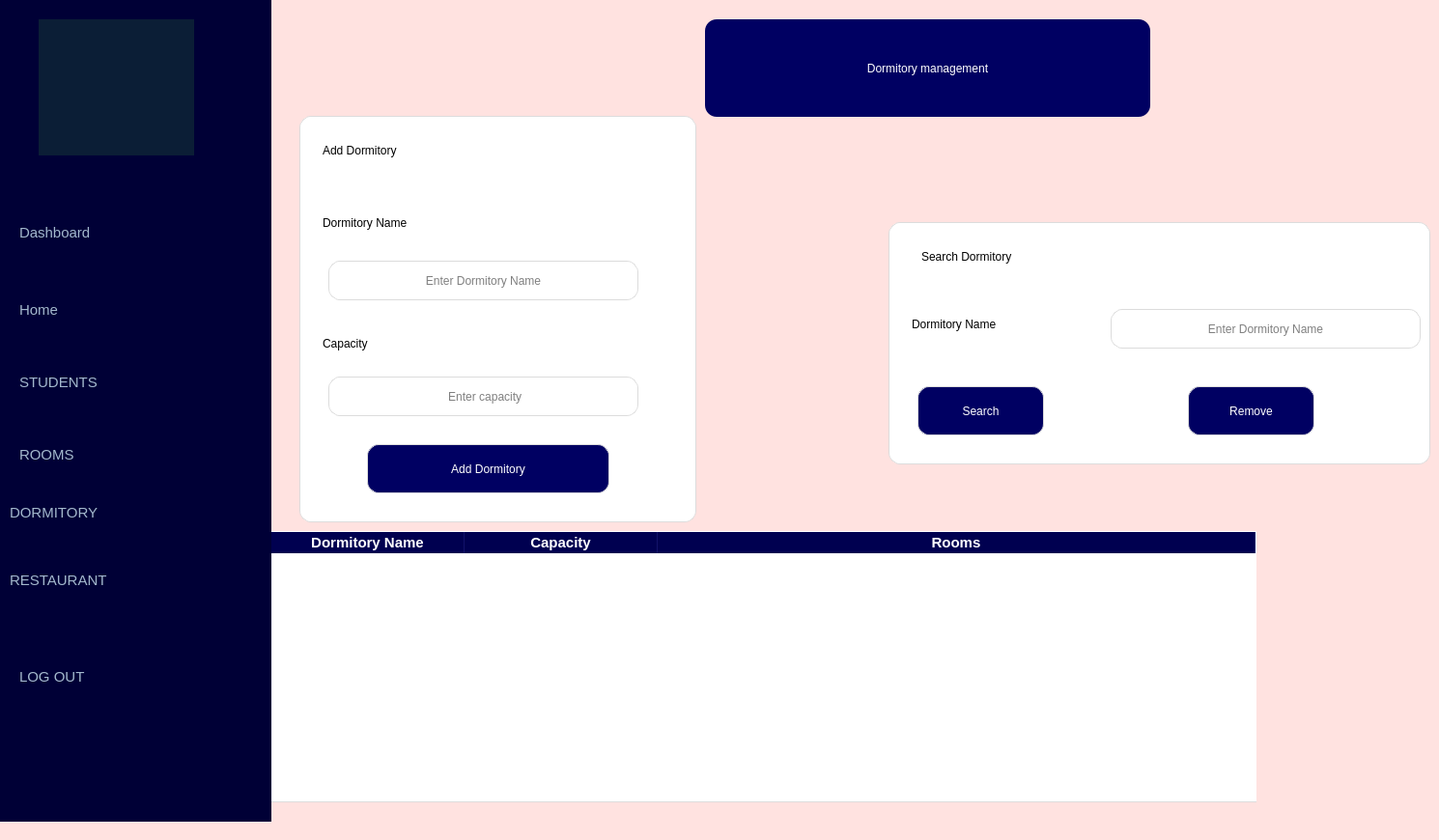
        <widget class="QWidget" name="student_3">
         <property name="styleSheet">
          <string notr="true">background-color: rgb(255, 226, 224);</string>
         </property>
         <widget class="QLabel" name="label_8">
          <property name="geometry">
           <rect>
            <x>730</x>
            <y>20</y>
            <width>461</width>
            <height>101</height>
           </rect>
          </property>
          <property name="styleSheet">
           <string notr="true">QLabel {
	font: 700 22pt &quot;Segoe UI&quot;;
	background-color: rgb(0, 0, 98);
    color: white;
    border-radius: 12px;
    padding: 10px;
    }</string>
          </property>
          <property name="text">
           <string>Dormitory management</string>
          </property>
          <property name="alignment">
           <set>Qt::AlignmentFlag::AlignCenter</set>
          </property>
         </widget>
         <widget class="QFrame" name="frame_7">
          <property name="geometry">
           <rect>
            <x>260</x>
            <y>550</y>
            <width>1041</width>
            <height>281</height>
           </rect>
          </property>
          <property name="styleSheet">
           <string notr="true">background-color: white;
border-radius: 12px;
border: 1px solid #dcdcdc;
padding: 10px;</string>
          </property>
          <property name="frameShape">
           <enum>QFrame::Shape::StyledPanel</enum>
          </property>
          <property name="frameShadow">
           <enum>QFrame::Shadow::Raised</enum>
          </property>
          <widget class="QTableWidget" name="dormitoryTable">
           <property name="geometry">
            <rect>
             <x>10</x>
             <y>-10</y>
             <width>1041</width>
             <height>291</height>
            </rect>
           </property>
           <property name="styleSheet">
            <string notr="true">QTableWidget {
    background-color: white;
    border: 1px solid #dcdcdc;
    border-radius: 10px;
    gridline-color: #e5e5e5;
    font-size: 14pt;
}
/* 1. Style the parent header container to remove ugly native margins/borders */
QHeaderView {
    background-color: #000050; /* Forces the whole background bar to be blue */
    border: none;
    margin: 0px;
    padding: 0px;
}

/* 2. Update your section style so it matches perfectly */
QHeaderView::section {
    background-color: #000050; 
    color: #ffffff !important;  
    font-weight: bold;
    font-size: 15px;
    qproperty-alignment: 'AlignCenter'; 
    border: none;
    /* Add a clean, very subtle line between columns so they don't blend blindly */
    border-right: 1px solid #12126a; 
    padding: 0px;
}

/* 3. Remove any gaps at the very top left/right corner of the table */
QTableWidget QTableCornerButton::section {
    background-color: #000050;
    border: none;
}</string>
           </property>
           <property name="rowCount">
            <number>0</number>
           </property>
           <property name="columnCount">
            <number>3</number>
           </property>
           <attribute name="horizontalHeaderVisible">
            <bool>true</bool>
           </attribute>
           <attribute name="horizontalHeaderCascadingSectionResizes">
            <bool>true</bool>
           </attribute>
           <attribute name="horizontalHeaderMinimumSectionSize">
            <number>200</number>
           </attribute>
           <attribute name="horizontalHeaderDefaultSectionSize">
            <number>200</number>
           </attribute>
           <attribute name="horizontalHeaderShowSortIndicator" stdset="0">
            <bool>true</bool>
           </attribute>
           <attribute name="horizontalHeaderStretchLastSection">
            <bool>true</bool>
           </attribute>
           <attribute name="verticalHeaderCascadingSectionResizes">
            <bool>true</bool>
           </attribute>
           <column>
            <property name="text">
             <string>Dormitory Name</string>
            </property>
           </column>
           <column>
            <property name="text">
             <string>Capacity</string>
            </property>
           </column>
           <column>
            <property name="text">
             <string>Rooms</string>
            </property>
           </column>
          </widget>
         </widget>
         <widget class="QFrame" name="sidebarFrame_6">
          <property name="geometry">
           <rect>
            <x>-40</x>
            <y>-10</y>
            <width>321</width>
            <height>861</height>
           </rect>
          </property>
          <property name="styleSheet">
           <string notr="true">#sidebarFrame_6 {
	background-color: rgb(0, 0, 54);
	
   
    border: none;
}
QPushButton {
    color: #ffffff;
    font-family: &quot;Segoe UI&quot;;
    font-size: 11pt;
    text-align: left;
    padding: 12px 20px;
    border: none;
    border-radius: 8px;
    background-color: transparent;
}
QPushButton:hover {
    background-color: #162e4e;
}
/* Active / Pressed State (like the Dashboard button in the image) */
QPushButton:checked, QPushButton:pressed {
    background-color: #123769;
    font-weight: bold;
}</string>
          </property>
          <property name="frameShape">
           <enum>QFrame::Shape::StyledPanel</enum>
          </property>
          <property name="frameShadow">
           <enum>QFrame::Shadow::Raised</enum>
          </property>
          <widget class="QPushButton" name="btn_dashboard_6">
           <property name="geometry">
            <rect>
             <x>40</x>
             <y>220</y>
             <width>291</width>
             <height>61</height>
            </rect>
           </property>
           <property name="styleSheet">
            <string notr="true">QPushButton {
    color: #a3b8cc;
    font-family: &quot;Segoe UI&quot;, sans-serif;
    font-size: 11pt;
    padding: 12px 20px;
    border: none;
    border-radius: 8px;
    background-color: transparent;
}

QPushButton:hover {
    color: #ffffff;
    background-color: #0c2343;
}

/* This rule handles the button that is currently clicked/active */
QPushButton:checked {
    color: #ffffff;
    font-weight: 600;
    background-color: #123769; /* The prominent blue selection color from the image */
}</string>
           </property>
           <property name="text">
            <string>Dashboard</string>
           </property>
           <property name="checkable">
            <bool>true</bool>
           </property>
           <property name="autoExclusive">
            <bool>true</bool>
           </property>
          </widget>
          <widget class="QPushButton" name="btn_room_6">
           <property name="geometry">
            <rect>
             <x>40</x>
             <y>450</y>
             <width>291</width>
             <height>61</height>
            </rect>
           </property>
           <property name="styleSheet">
            <string notr="true">QPushButton {
    color: #a3b8cc;
    font-family: &quot;Segoe UI&quot;, sans-serif;
    font-size: 11pt;
    padding: 12px 20px;
    border: none;
    border-radius: 8px;
    background-color: transparent;
}

QPushButton:hover {
    color: #ffffff;
    background-color: #0c2343;
}

/* This rule handles the button that is currently clicked/active */
QPushButton:checked {
    color: #ffffff;
    font-weight: 600;
    background-color: #123769; /* The prominent blue selection color from the image */
}</string>
           </property>
           <property name="text">
            <string>ROOMS</string>
           </property>
          </widget>
          <widget class="QPushButton" name="btn_dormitory_6">
           <property name="geometry">
            <rect>
             <x>30</x>
             <y>510</y>
             <width>291</width>
             <height>61</height>
            </rect>
           </property>
           <property name="styleSheet">
            <string notr="true">QPushButton {
    color: #a3b8cc;
    font-family: &quot;Segoe UI&quot;, sans-serif;
    font-size: 11pt;
    padding: 12px 20px;
    border: none;
    border-radius: 8px;
    background-color: transparent;
}

QPushButton:hover {
    color: #ffffff;
    background-color: #0c2343;
}

/* This rule handles the button that is currently clicked/active */
QPushButton:checked {
    color: #ffffff;
    font-weight: 600;
    background-color: #123769; /* The prominent blue selection color from the image */
}</string>
           </property>
           <property name="text">
            <string>DORMITORY</string>
           </property>
          </widget>
          <widget class="QPushButton" name="btn_restaurant_6">
           <property name="geometry">
            <rect>
             <x>30</x>
             <y>580</y>
             <width>291</width>
             <height>61</height>
            </rect>
           </property>
           <property name="styleSheet">
            <string notr="true">QPushButton {
    color: #a3b8cc;
    font-family: &quot;Segoe UI&quot;, sans-serif;
    font-size: 11pt;
    padding: 12px 20px;
    border: none;
    border-radius: 8px;
    background-color: transparent;
}

QPushButton:hover {
    color: #ffffff;
    background-color: #0c2343;
}

/* This rule handles the button that is currently clicked/active */
QPushButton:checked {
    color: #ffffff;
    font-weight: 600;
    background-color: #123769; /* The prominent blue selection color from the image */
}</string>
           </property>
           <property name="text">
            <string>RESTAURANT</string>
           </property>
          </widget>
          <widget class="QPushButton" name="btn_logout_6">
           <property name="geometry">
            <rect>
             <x>40</x>
             <y>680</y>
             <width>291</width>
             <height>61</height>
            </rect>
           </property>
           <property name="styleSheet">
            <string notr="true">QPushButton {
    color: #a3b8cc;
    font-family: &quot;Segoe UI&quot;, sans-serif;
    font-size: 11pt;
    padding: 12px 20px;
    border: none;
    border-radius: 8px;
    background-color: transparent;
}

QPushButton:hover {
    color: #ffffff;
    background-color: #0c2343;
}

/* This rule handles the button that is currently clicked/active */
QPushButton:checked {
    color: #ffffff;
    font-weight: 600;
    background-color: #123769; /* The prominent blue selection color from the image */
}</string>
           </property>
           <property name="text">
            <string>LOG OUT</string>
           </property>
          </widget>
          <widget class="QPushButton" name="pushButton_6">
           <property name="geometry">
            <rect>
             <x>40</x>
             <y>380</y>
             <width>271</width>
             <height>51</height>
            </rect>
           </property>
           <property name="styleSheet">
            <string notr="true">QPushButton {
    color: #a3b8cc;
    font-family: &quot;Segoe UI&quot;, sans-serif;
    font-size: 11pt;
    padding: 12px 20px;
    border: none;
    border-radius: 8px;
    background-color: transparent;
}

QPushButton:hover {
    color: #ffffff;
    background-color: #0c2343;
}

/* This rule handles the button that is currently clicked/active */
QPushButton:checked {
    color: #ffffff;
    font-weight: 600;
    background-color: #123769; /* The prominent blue selection color from the image */
}</string>
           </property>
           <property name="text">
            <string>STUDENTS</string>
           </property>
          </widget>
          <widget class="QLabel" name="label_14">
           <property name="geometry">
            <rect>
             <x>80</x>
             <y>30</y>
             <width>161</width>
             <height>141</height>
            </rect>
           </property>
           <property name="styleSheet">
            <string notr="true">background-color: #0b1e36;</string>
           </property>
           <property name="text">
            <string/>
           </property>
           <property name="pixmap">
            <pixmap resource="resources.qrc">:/images/.qtcreator/ChatGPT Image 20 juin 2026, 00_30_51.png</pixmap>
           </property>
          </widget>
          <widget class="QPushButton" name="btn_home1">
           <property name="geometry">
            <rect>
             <x>40</x>
             <y>300</y>
             <width>291</width>
             <height>61</height>
            </rect>
           </property>
           <property name="styleSheet">
            <string notr="true">QPushButton {
    color: #a3b8cc;
    font-family: &quot;Segoe UI&quot;, sans-serif;
    font-size: 11pt;
    padding: 12px 20px;
    border: none;
    border-radius: 8px;
    background-color: transparent;
}

QPushButton:hover {
    color: #ffffff;
    background-color: #0c2343;
}

/* This rule handles the button that is currently clicked/active */
QPushButton:checked {
    color: #ffffff;
    font-weight: 600;
    background-color: #123769; /* The prominent blue selection color from the image */
}</string>
           </property>
           <property name="text">
            <string>Home</string>
           </property>
           <property name="checkable">
            <bool>true</bool>
           </property>
           <property name="autoExclusive">
            <bool>true</bool>
           </property>
          </widget>
         </widget>
         <widget class="QFrame" name="frame_addstudent_6">
          <property name="geometry">
           <rect>
            <x>310</x>
            <y>120</y>
            <width>411</width>
            <height>421</height>
           </rect>
          </property>
          <property name="styleSheet">
           <string notr="true">background-color: white;
border-radius: 12px;
border: 1px solid #dcdcdc;
padding: 10px;</string>
          </property>
          <property name="frameShape">
           <enum>QFrame::Shape::StyledPanel</enum>
          </property>
          <property name="frameShadow">
           <enum>QFrame::Shadow::Raised</enum>
          </property>
          <widget class="QPushButton" name="btn_addDormitory">
           <property name="geometry">
            <rect>
             <x>70</x>
             <y>340</y>
             <width>251</width>
             <height>51</height>
            </rect>
           </property>
           <property name="styleSheet">
            <string notr="true">background-color: rgb(0, 0, 98);
font: 700 14pt &quot;Segoe UI&quot;;
color:white;</string>
           </property>
           <property name="text">
            <string>Add Dormitory</string>
           </property>
          </widget>
          <widget class="QLineEdit" name="lineEdit_dormitoryName">
           <property name="geometry">
            <rect>
             <x>30</x>
             <y>150</y>
             <width>321</width>
             <height>41</height>
            </rect>
           </property>
           <property name="styleSheet">
            <string notr="true"/>
           </property>
           <property name="text">
            <string/>
           </property>
           <property name="alignment">
            <set>Qt::AlignmentFlag::AlignCenter</set>
           </property>
           <property name="placeholderText">
            <string>Enter Dormitory Name</string>
           </property>
          </widget>
          <widget class="QLineEdit" name="lineEdit_dormitoryCapacity">
           <property name="geometry">
            <rect>
             <x>30</x>
             <y>270</y>
             <width>321</width>
             <height>41</height>
            </rect>
           </property>
           <property name="text">
            <string/>
           </property>
           <property name="alignment">
            <set>Qt::AlignmentFlag::AlignCenter</set>
           </property>
           <property name="placeholderText">
            <string> Enter capacity</string>
           </property>
          </widget>
          <widget class="QLabel" name="label_28">
           <property name="geometry">
            <rect>
             <x>10</x>
             <y>80</y>
             <width>221</width>
             <height>61</height>
            </rect>
           </property>
           <property name="styleSheet">
            <string notr="true">border-color: rgb(255, 255, 255);
font: 700 14pt &quot;Segoe UI&quot;;</string>
           </property>
           <property name="text">
            <string>Dormitory Name</string>
           </property>
          </widget>
          <widget class="QLabel" name="label_29">
           <property name="geometry">
            <rect>
             <x>10</x>
             <y>210</y>
             <width>191</width>
             <height>51</height>
            </rect>
           </property>
           <property name="styleSheet">
            <string notr="true">border-color: rgb(255, 255, 255);
font: 700 14pt &quot;Segoe UI&quot;;</string>
           </property>
           <property name="text">
            <string>Capacity</string>
           </property>
          </widget>
          <widget class="QLabel" name="label_30">
           <property name="geometry">
            <rect>
             <x>10</x>
             <y>10</y>
             <width>191</width>
             <height>51</height>
            </rect>
           </property>
           <property name="styleSheet">
            <string notr="true">border-color: rgb(255, 255, 255);
font: 350 14pt &quot;Segoe UI&quot;;</string>
           </property>
           <property name="text">
            <string>Add Dormitory</string>
           </property>
          </widget>
         </widget>
         <widget class="QFrame" name="frame_addstudent_7">
          <property name="geometry">
           <rect>
            <x>920</x>
            <y>230</y>
            <width>561</width>
            <height>251</height>
           </rect>
          </property>
          <property name="styleSheet">
           <string notr="true">background-color: white;
border-radius: 12px;
border: 1px solid #dcdcdc;
padding: 10px;</string>
          </property>
          <property name="frameShape">
           <enum>QFrame::Shape::StyledPanel</enum>
          </property>
          <property name="frameShadow">
           <enum>QFrame::Shadow::Raised</enum>
          </property>
          <widget class="QPushButton" name="btn_searchDormitory">
           <property name="geometry">
            <rect>
             <x>30</x>
             <y>170</y>
             <width>131</width>
             <height>51</height>
            </rect>
           </property>
           <property name="styleSheet">
            <string notr="true">background-color: rgb(0, 0, 98);
font: 700 14pt &quot;Segoe UI&quot;;
color:white;</string>
           </property>
           <property name="text">
            <string>Search</string>
           </property>
          </widget>
          <widget class="QLineEdit" name="lineEdit_searchDormitory">
           <property name="geometry">
            <rect>
             <x>230</x>
             <y>90</y>
             <width>321</width>
             <height>41</height>
            </rect>
           </property>
           <property name="styleSheet">
            <string notr="true"/>
           </property>
           <property name="text">
            <string/>
           </property>
           <property name="alignment">
            <set>Qt::AlignmentFlag::AlignCenter</set>
           </property>
           <property name="placeholderText">
            <string>Enter Dormitory Name</string>
           </property>
          </widget>
          <widget class="QLabel" name="label_32">
           <property name="geometry">
            <rect>
             <x>10</x>
             <y>80</y>
             <width>211</width>
             <height>51</height>
            </rect>
           </property>
           <property name="styleSheet">
            <string notr="true">border-color: rgb(255, 255, 255);
font: 700 14pt &quot;Segoe UI&quot;;</string>
           </property>
           <property name="text">
            <string>Dormitory Name</string>
           </property>
          </widget>
          <widget class="QLabel" name="label_33">
           <property name="geometry">
            <rect>
             <x>20</x>
             <y>10</y>
             <width>211</width>
             <height>51</height>
            </rect>
           </property>
           <property name="styleSheet">
            <string notr="true">border-color: rgb(255, 255, 255);
font: 350 14pt &quot;Segoe UI&quot;;</string>
           </property>
           <property name="text">
            <string>Search Dormitory</string>
           </property>
          </widget>
          <widget class="QPushButton" name="btn_removeDormitory">
           <property name="geometry">
            <rect>
             <x>310</x>
             <y>170</y>
             <width>131</width>
             <height>51</height>
            </rect>
           </property>
           <property name="styleSheet">
            <string notr="true">background-color: rgb(0, 0, 98);
font: 700 14pt &quot;Segoe UI&quot;;
color:white;</string>
           </property>
           <property name="text">
            <string>Remove</string>
           </property>
          </widget>
         </widget>
        </widget>
